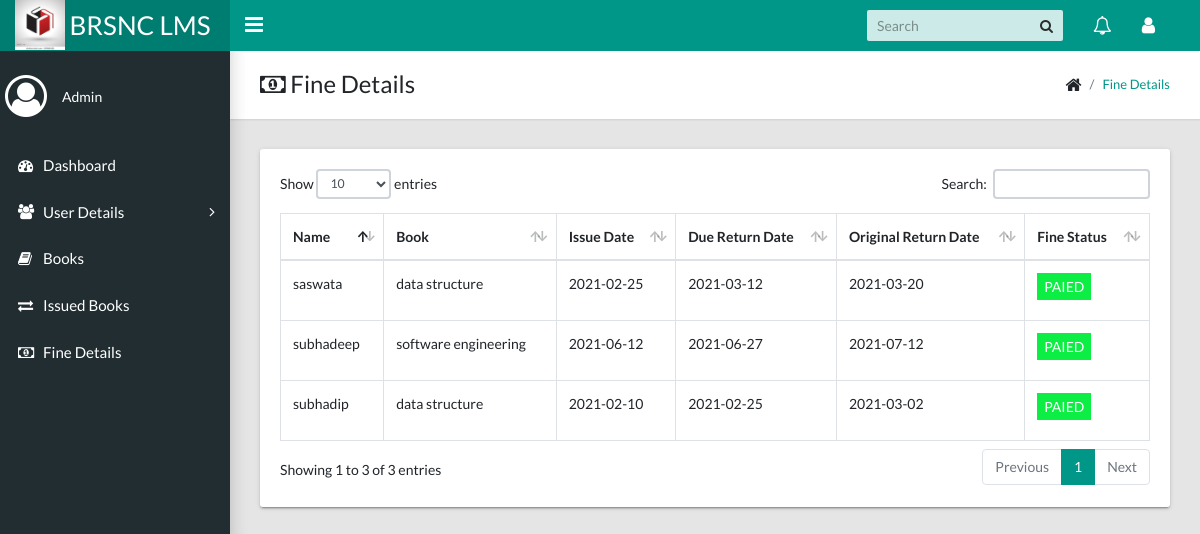
Screenshot of /admin/fine-details.php with the database file from the repository.
### tables this page shows
CREATE TABLE `fine_details` (
  `f_id` int(10) NOT NULL,
  `i_id` int(11) NOT NULL,
  `o_r_date` date NOT NULL,
  `pay_status` int(11) NOT NULL
);

CREATE TABLE `issued_book` (
  `i_id` int(10) NOT NULL,
  `m_id` int(10) NOT NULL,
  `m_name` varchar(30) NOT NULL,
  `b_id` int(10) NOT NULL,
  `b_name` varchar(50) NOT NULL,
  `i_date` date NOT NULL,
  `r_date` date NOT NULL,
  `r_status` int(2) NOT NULL
);

### admin/fine-details.php (the view, shortened to what this page needs)
<!DOCTYPE html>
<html lang="en">
    <head>
        <link rel="stylesheet" type="text/css" href="css/main.css">
        <link rel="stylesheet" type="text/css" href="https://maxcdn.bootstrapcdn.com/font-awesome/4.7.0/css/font-awesome.min.css">
    </head>
    <body class="app sidebar-mini">
        <header class="app-header"><a class="app-header__logo" href="index.html"><img style="display: flex;height: 50px; width: 50px; float: left;" src="images/lib logo 1.jfif">BRSNC LMS</a>
            <a class="app-sidebar__toggle" href="#" data-toggle="sidebar" aria-label="Hide Sidebar"></a>
            <ul class="app-nav">
              <li class="app-search">
                <input class="app-search__input" type="search" placeholder="Search">
                <button class="app-search__button"><i class="fa fa-search"></i></button>
              </li>
              <li class="dropdown"><a class="app-nav__item" href="#" data-toggle="dropdown" aria-label="Show notifications"><i class="fa fa-bell-o fa-lg"></i></a>
              </li>
              <li class="dropdown"><a class="app-nav__item" href="#" data-toggle="dropdown" aria-label="Open Profile Menu"><i class="fa fa-user fa-lg"></i></a>
              </li>
            </ul>
        </header>
        <aside class="app-sidebar">
            <div class="app-sidebar__user"><i class="app-sidebar__user-avatar fa fa-user-circle-o fa-3x"></i>
                <div>
                  <p class="app-sidebar__user-designation">Admin</p>
                </div>
            </div>
            <ul class="app-menu">
                <li><a class="app-menu__item" href="admin-home.php"><i class="app-menu__icon fa fa-dashboard"></i><span class="app-menu__label">Dashboard</span></a></li>
                <li class="treeview"><a class="app-menu__item" href="#" data-toggle="treeview"><i class="app-menu__icon fa fa-users"></i><span class="app-menu__label">User Details</span><i class="treeview-indicator fa fa-angle-right"></i></a>
                </li>
                <li><a class="app-menu__item" href="book-details.php"><i class="app-menu__icon fa fa-book"></i><span class="app-menu__label">Books</span></a></li>
                <li><a class="app-menu__item" href="issued-book-details.php"><i class="app-menu__icon fa fa-exchange"></i><span class="app-menu__label">Issued Books</span></a></li>
                <li><a class="app-menu__item" href="#"><i class="app-menu__icon fa fa-money"></i><span class="app-menu__label">Fine Details</span></a></li>
            </ul>
        </aside>
        <main class="app-content">
            <div class="app-title">
                <div>
                  <h1><i class="fa fa-money"></i> Fine Details</h1>
                </div>
                <ul class="app-breadcrumb breadcrumb">
                  <li class="breadcrumb-item"><i class="fa fa-home fa-lg"></i></li>
                  <li class="breadcrumb-item"><a href="#">Fine Details</a></li>
                </ul>
            </div>
            <div class="row">
            <div class="col-md-12">
              <div class="tile">
                <div class="tile-body">
                  <div class="table-responsive">
                    <?php
                      $conn = mysqli_connect("localhost","root","","my_library") or die("connection failed");
                      $sql = "select * from fine_details join issued_book on fine_details.i_id=issued_book.i_id";
                      $result = mysqli_query($conn, $sql) or die("query unsucessful");
                      if(mysqli_num_rows($result) > 0 ){
                    ?>
                    <table class="table table-hover table-bordered" id="sampleTable">
                      <thead>
                        <tr>
                          <th>Name</th>
                          <th>Book</th>
                          <th>Issue Date</th>
                          <th>Due Return Date</th>
                          <th>Original Return Date</th>
                          <th>Fine Status</th>
                        </tr>
                      </thead>
                      <tbody>
                        <?php
                           while($row = mysqli_fetch_assoc($result)){
                        ?>
                        <tr>
                          <td><?php echo $row['m_name']; ?></td>
                          <td><?php echo $row['b_name']; ?></td>
                          <td><?php echo $row['i_date']; ?></td>
                          <td><?php echo $row['r_date']; ?></td>
                          <td><?php echo $row['o_r_date']; ?></td>
                          <?php
                          if( $row['pay_status'] == 1){
                          ?>
                          <td><label style="color: #fff; background-color: #0cee44; text-decoration: none; padding: 3px 7px;" href="#">PAIED</label></td>
                          <?php } else{ ?>
                          <td><label style="color: #fff; background-color: #e74c3c; text-decoration: none; padding: 3px 7px;" href="#">NOT PAIED</label></td>
                          <?php } ?>
                        </tr>
                        <?php } ?>
                      </tbody>
                    </table>
                    <?php } ?>
                  </div>
                </div>
              </div>
            </div>
          </div>
        </main>
    </body>
</html>

### rows the page displays
fine_details: i.m_name "saswata", i.b_name "data structure", i.i_date "2021-02-25", i.r_date "2021-03-12", o_r_date "2021-03-20", pay_status "PAIED"
fine_details: i.m_name "subhadip", i.b_name "data structure", i.i_date "2021-02-10", i.r_date "2021-02-25", o_r_date "2021-03-02", pay_status "PAIED"
fine_details: i.m_name "subhadeep", i.b_name "software engineering", i.i_date "2021-06-12", i.r_date "2021-06-27", o_r_date "2021-07-12", pay_status "PAIED"
